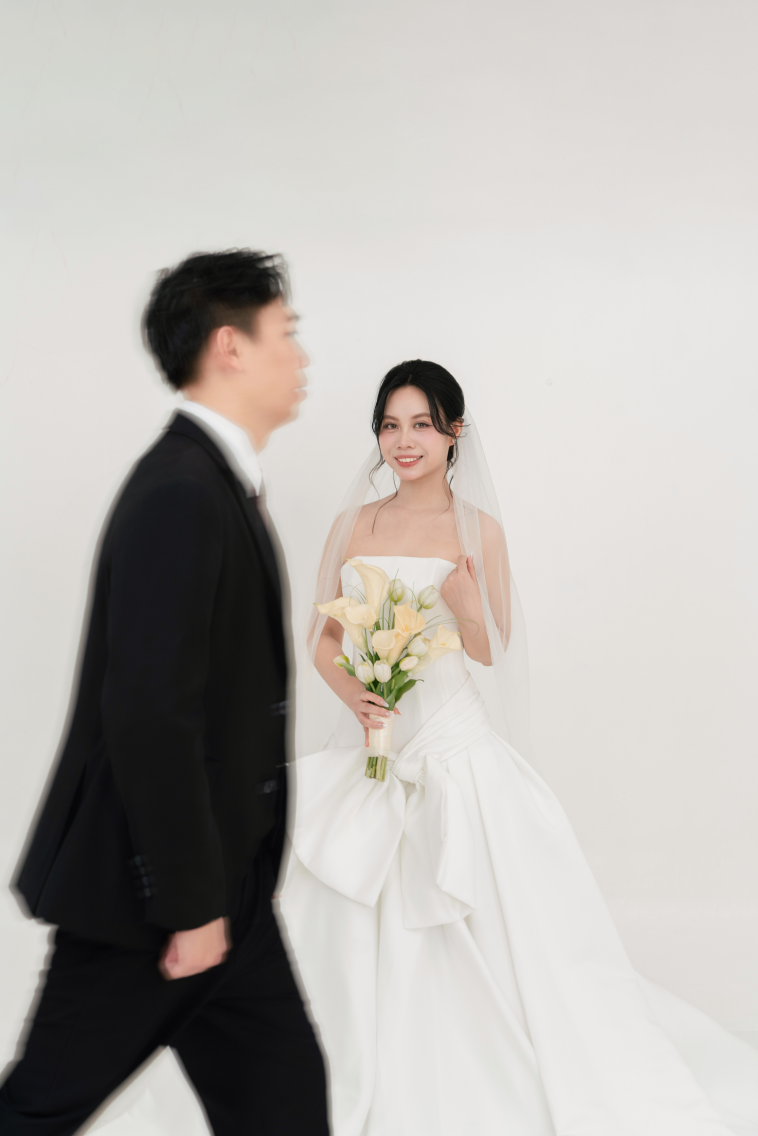
#> input picture anh/KHA00253.jpg, 5304 x 7952 px (shown at 1/7 size); its folder holds only this picture in this run
$ python cap-nhat-anh.py
#> lines starting #> are read from the running program, lines starting #| are printed output that depends on the picture
#!/usr/bin/env python3
"""Quét thư mục anh/, nhac/, qr/ rồi ghi config.js cho thiệp cưới.

Cách dùng: bỏ ảnh vào thư mục anh/, chạy:  python cap-nhat-anh.py
- Số đầu tên file (01, 02, ...) dùng để sắp thứ tự ảnh.
- Nếu máy có Pillow (pip install pillow), ảnh được nén sang thư mục anh-web/
  (tối đa 1400px) và ảnh nhỏ trong anh-nho/ (520px, cho dải ảnh chạy) để khách mở nhanh.
  Ảnh gốc không bị sửa.
- nhac/: bỏ 1 file .mp3 làm nhạc nền. qr/: bỏ 1 ảnh QR ngân hàng.
"""

import json, os, re, sys
from urllib.parse import quote

AQ = (".jpg", ".jpeg", ".png", ".webp", ".gif")
AU = (".mp3", ".m4a", ".ogg", ".wav")
root = os.path.dirname(os.path.abspath(__file__))


def files(folder, exts):
    d = os.path.join(root, folder)
    if not os.path.isdir(d):
        return []

    def key(n):
        return [int(t) if t.isdigit() else t.lower() for t in re.split(r"(\d+)", n)]

    return sorted((n for n in os.listdir(d) if n.lower().endswith(exts)), key=key)


def caption(name):
    base = os.path.splitext(name)[0]
    base = re.sub(r"^[\d\s._\-]+", "", base).strip()
    return base


try:
    from PIL import Image, ImageOps
except ImportError:
    Image = None
    print("Chưa có Pillow nên ảnh dùng nguyên bản gốc. Nên chạy: pip install pillow")

photos = []
out_dir = os.path.join(root, "anh-web")
th_dir = os.path.join(root, "anh-nho")
for n in files("anh", AQ):
    src = os.path.join(root, "anh", n)
    path = "anh/" + n
    thumb = ""
    if Image is not None and not n.lower().endswith(".gif"):
        os.makedirs(out_dir, exist_ok=True)
        os.makedirs(th_dir, exist_ok=True)
        new = os.path.splitext(n)[0] + ".jpg"
        im = ImageOps.exif_transpose(Image.open(src)).convert("RGB")
#> im is the input picture: PIL image 5304x7952 RGB; mean R, G, B 183.5, 179.9, 176
        sm = im.copy()
        sm.thumbnail((520, 520))
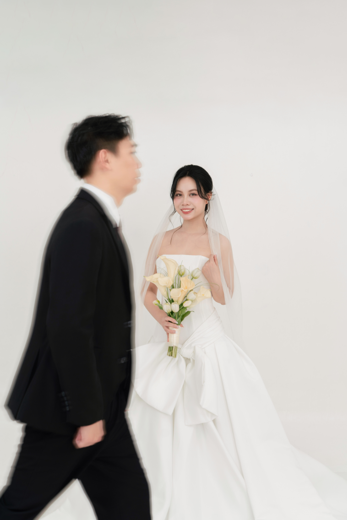
#> sm: PIL image 347x520 RGB; mean R, G, B 183.5, 179.9, 175.9
        sm.save(
            os.path.join(th_dir, new),
            "JPEG",
            quality=76,
            optimize=True,
            progressive=True,
        )
        im.thumbnail((1400, 1400))
#> im: PIL image 934x1400 RGB
        im.save(
            os.path.join(out_dir, new),
            "JPEG",
            quality=82,
            optimize=True,
            progressive=True,
        )
        path = "anh-web/" + new
        thumb = "anh-nho/" + new
    item = {"src": quote(path), "cap": caption(n)}
    if thumb:
        item["thumb"] = quote(thumb)
    photos.append(item)

music = files("nhac", AU)
qr = files("qr", AQ)
cfg = {
    "photos": photos,
    "music": quote("nhac/" + music[0]) if music else "",
    "qrImg": quote("qr/" + qr[0]) if qr else "",
}
with open(os.path.join(root, "config.js"), "w", encoding="utf-8") as f:
    f.write(
        "// File này được tạo tự động bởi cap-nhat-anh.py. Bạn không cần sửa tay.\n"
    )
    f.write("window.CFG = " + json.dumps(cfg, ensure_ascii=False) + ";\n")
print(
    "Xong: %d ảnh, nhạc: %s, QR: %s"
    % (len(photos), cfg["music"] or "không", cfg["qrImg"] or "không")
)
